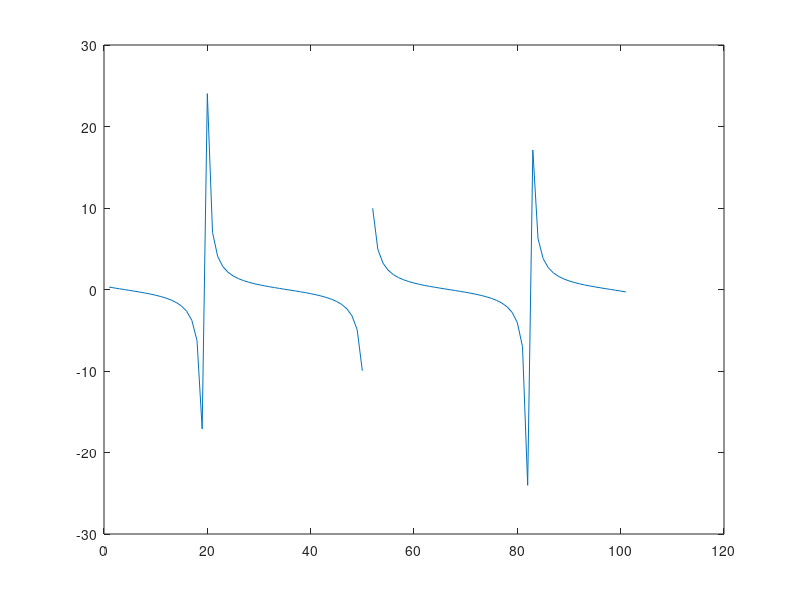

The MATLAB source for this figure:
% Octave Script
% Title           :Funciones Trascendentes: Trigonométricas, Logarítmicas y Exponenciales (Ejercicio12)
% Correo          :urbanoorlando79@gmail.com
% Description     :Script para graficar funciones y determinar que tipo de funcion es.
% Author          :Orlando Urbano Trejo (Lando)
% Date            :23_11_2021
% Version         :1
% Usage           :octave>path/Ejercicio12
%                 :Requiere aplicación octave, usar linea de comandos
%                 :https://octaveintro.readthedocs.io/en/latest/index.html

clear
disp ('Función12');
% Dominio de la función
x=-5:0.1:5
% Regla de correspondencia
hx = cot(x) 
disp ('La función cosecante es sobreyectiva ya que C=|, es decir ∀y∈|∃ x ∈D|f(x)=y');
disp ('El dominio de la función es (πn, π + πn)');
disp ('El rango de la función es de (-∞, ∞)');
disp ('Los puntos donde f(x)=0 son (π/2 + πn + 0)');
% Plotear función
plot (hx)
